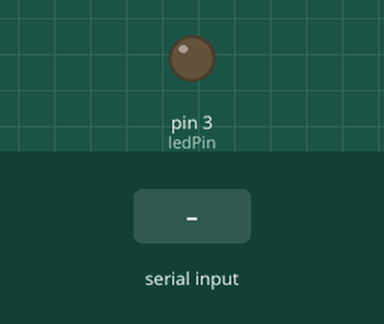
Simulated run of this sketch. Board: Arduino Uno, built with avr-gcc and run on an emulated ATmega328P. Shown: output pins drawn as LEDs (lit = HIGH). The inputs (shaded band) are chosen by the test bench.

Above: at 1.2 s.
1.3 s: "1" received over Serial
At 2.6 s:
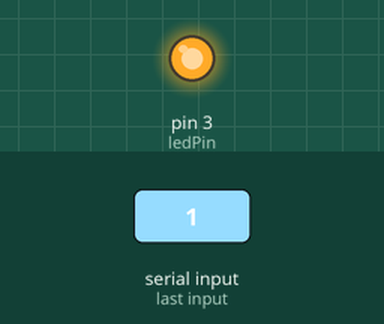
Timing chart, 0 to 7.8 s (numbered marks = the images above; inputs shaded):
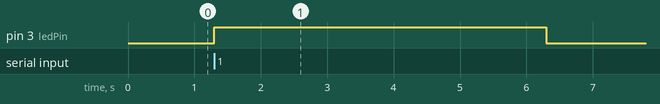

Measured:
- after the input at 1.3 s, pin 3 (ledPin): LOW → HIGH at once, → LOW 5.0 s later

The sketch:

ligar_led.ino
```cpp
int ledPin = 3;

void setup() {
  pinMode(ledPin, OUTPUT);
  Serial.begin(9600);
}

void loop() {
  if (Serial.available() > 0) {
    char receivedChar = Serial.read();
    if (receivedChar == '1') {
      digitalWrite(ledPin, HIGH);
      delay(5000);
      digitalWrite(ledPin, LOW);
    }
  }
}
```
